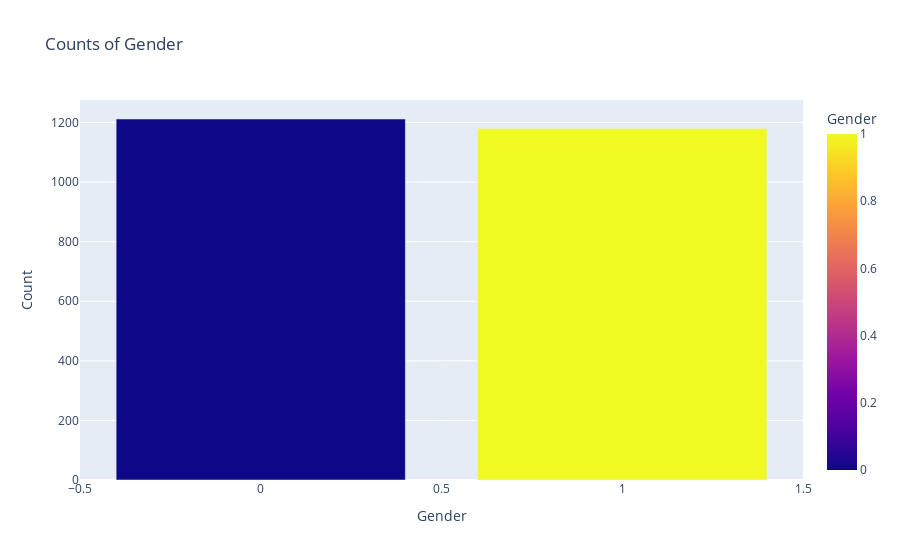

Notebook source saved alongside this figure:
### Code cell
gender_counts = data['Gender'].value_counts().reset_index()
gender_counts.columns = ['Gender', 'Count']

fig = px.bar(gender_counts, x='Gender', y='Count', title='Counts of Gender', color='Gender')

fig.update_layout(
    xaxis_title='Gender',
    yaxis_title='Count',
    bargap=0.2 )

fig.show()

### Figure 1 — Plotly figure (JSON) as saved in the notebook; plotly's stock layout.template omitted (floating-point values rounded to 4 significant figures)
{"data": [{"alignmentgroup": "True", "hovertemplate": "Gender=%{marker.color}<br>Count=%{y}<extra></extra>", "legendgroup": "", "marker": {"color": [0, 1], "coloraxis": "coloraxis", "pattern": {"shape": ""}}, "name": "", "offsetgroup": "", "orientation": "v", "showlegend": false, "textposition": "auto", "type": "bar", "x": [0, 1], "xaxis": "x", "y": [1212, 1180], "yaxis": "y"}], "layout": {"bargap": 0.2, "barmode": "relative", "coloraxis": {"colorbar": {"title": {"text": "Gender"}}, "colorscale": [[0, "#0d0887"], [0.1111, "#46039f"], [0.2222, "#7201a8"], [0.3333, "#9c179e"], [0.4444, "#bd3786"], [0.5556, "#d8576b"], [0.6667, "#ed7953"], [0.7778, "#fb9f3a"], [0.8889, "#fdca26"], [1, "#f0f921"]]}, "legend": {"tracegroupgap": 0}, "title": {"text": "Counts of Gender"}, "xaxis": {"anchor": "y", "domain": [0, 1], "title": {"text": "Gender"}}, "yaxis": {"anchor": "x", "domain": [0, 1], "title": {"text": "Count"}}}}
